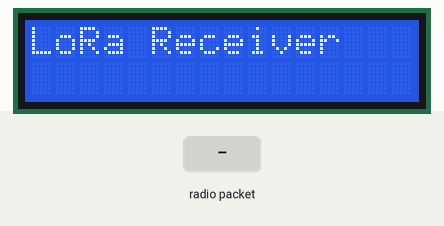
This sketch was run on a simulated Arduino Uno, built with avr-gcc and run on an emulated ATmega328P. On the bench: 16×2 character LCD. Inputs (shaded band) come from the test bench. No radio packets arrive unless stated; what the sketch prints to the serial monitor is not drawn.

Above: at 1.2 s.
1.3 s: radio packet "1" arrives
At 2.4 s:
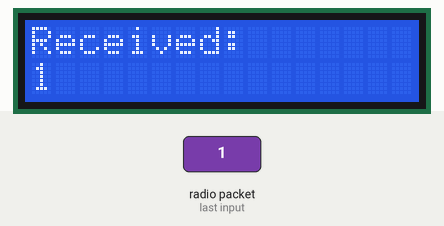
2.8 s: radio packet "0" arrives
At 3.6 s:
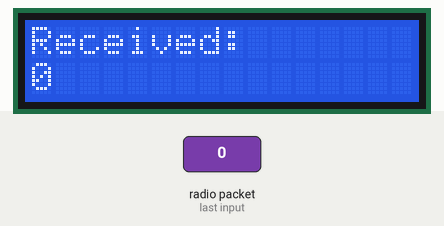
4.3 s: radio packet "2" arrives
At 4.7 s:
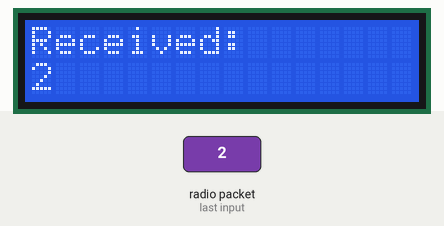
Timing chart, 0 to 7.3 s (numbered marks = the images above; inputs shaded):
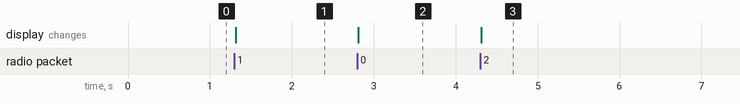

The sketch:

Exp15_Receiver.ino
```cpp
/*
  Exp15 Receiver: Receiving data using LoRa and displaying it on an LCD
  -----------------------------------------------------------------------------
  - This code initializes a LoRa receiver and displays received data on an I2C LCD.
  - The LoRa module operates at a frequency of 433 MHz.
  - Ensure the LCD address and LoRa module connections are correct before running.
  - Update LoRa frequency or LCD address if different from the default configuration.
*/


#include <SPI.h>
#include <LoRa.h>
#include <Wire.h>
#include <LiquidCrystal_I2C.h>

// LCD definition
LiquidCrystal_I2C lcd(0x27, 16, 2); // I2C address and LCD dimensions

void setup() {
  Serial.begin(9600);
  while (!Serial); // Wait for the Serial Monitor

  Serial.println("LoRa Receiver");
  if (!LoRa.begin(433E6)) { // LoRa frequency (433 MHz)
    Serial.println("LoRa init failed. Check your connections.");
    while (true);
  }

  // Initialize the LCD
  lcd.begin();
  lcd.backlight();
  lcd.print("LoRa Receiver");
}

void loop() {
  int packetSize = LoRa.parsePacket(); // Check for incoming LoRa packet
  if (packetSize) {
    char receivedChar = LoRa.read(); // Read the received character
    Serial.print("Received: ");
    Serial.println(receivedChar); // Display received data on Serial Monitor

    // Display the received data on the LCD
    lcd.clear();
    lcd.print("Received:");
    lcd.setCursor(0, 1);
    lcd.print(receivedChar);
  }
}
```

Measured:
- after the input at 1.3 s, the display: changes at once (image 1)
- after the input at 2.8 s, the display: changes at once (image 2)
- after the input at 4.3 s, the display: changes at once (image 3)
